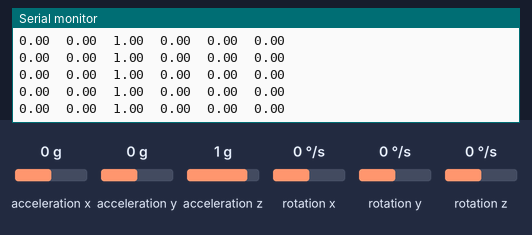
The sketch below on a simulated Arduino Nano 33 BLE. Shown: the last lines printed to the serial monitor. The inputs (shaded band) are chosen by the test bench; at power-on: acceleration x 0 g, acceleration y 0 g, acceleration z 1 g, rotation x 0 °/s, rotation y 0 °/s, rotation z 0 °/s.

Above: at 1.2 s.
1.3 s: acceleration x set to -1.4 g
At 2.2 s:
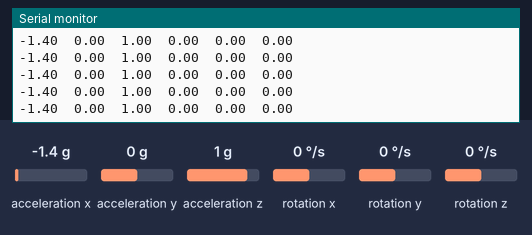
2.8 s: acceleration y set to -1.4 g
At 3.9 s:
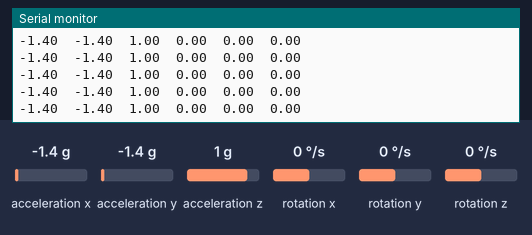
4.3 s: acceleration z set to -1.4 g
At 5.1 s:
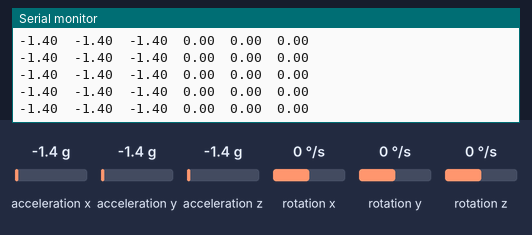
5.8 s: rotation x set to -192 °/s
At 6.5 s:
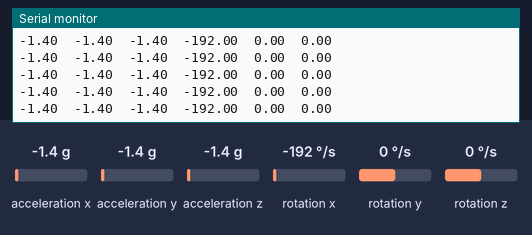
7.3 s: rotation y set to -192 °/s
At 7.9 s:
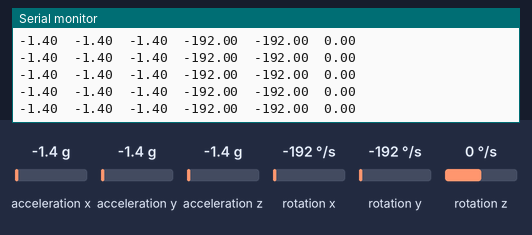

Measured:
- after the input at 1.3 s, the serial monitor: prints a new line at once (image 1)
- after the input at 2.8 s, the serial monitor: prints a new line at once (image 2)
- after the input at 4.3 s, the serial monitor: prints a new line at once (image 3)
- after the input at 5.8 s, the serial monitor: prints a new line at once (image 4)
- after the input at 7.3 s, the serial monitor: prints a new line at once (image 5)

The sketch:

Nano33BLE_IMU.ino
```cpp
#include <Arduino_LSM9DS1.h>

void setup() {

  Serial.begin(115200);
  while (!Serial);
  Serial.println("Started");

  if (!IMU.begin()) {
    Serial.println("Failed to initialize IMU!");
    while (1);
  }

  Serial.print("Accelerometer sample rate = ");
  Serial.print(IMU.accelerationSampleRate());
  Serial.println(" Hz");
  Serial.println();
  Serial.println("Acceleration in G's");
  Serial.println("X\tY\tZ");

  Serial.print("Gyroscope sample rate = ");
  Serial.print(IMU.gyroscopeSampleRate());
  Serial.println(" Hz");
  Serial.println();
  Serial.println("Gyroscope in degrees/second");
  Serial.println("X\tY\tZ");

}

void loop() {
  float x_acc, y_acc, z_acc;
  float x_gyro, y_gyro, z_gyro;

  if (IMU.accelerationAvailable() && IMU.gyroscopeAvailable()) {

    IMU.readAcceleration(x_acc, y_acc, z_acc);
    IMU.readGyroscope(x_gyro, y_gyro, z_gyro);

    Serial.print(x_acc);
    Serial.print('\t');
    Serial.print(y_acc);
    Serial.print('\t');
    Serial.print(z_acc);
    Serial.print('\t');
    Serial.print(x_gyro);
    Serial.print('\t');
    Serial.print(y_gyro);
    Serial.print('\t');
    Serial.println(z_gyro);
  }
  delay(20);
}
```
